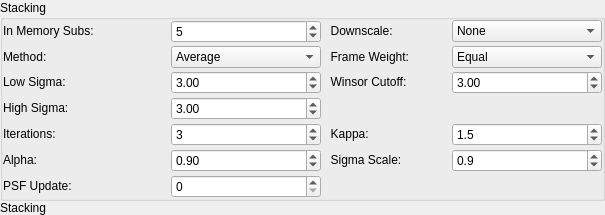
      <widget class="MinimizeWidget" name="StackingMinimizeWidget">
       <layout class="QVBoxLayout" name="StackingUnusedVerticalLayout">
        <property name="spacing">
         <number>0</number>
        </property>
        <property name="leftMargin">
         <number>0</number>
        </property>
        <property name="topMargin">
         <number>0</number>
        </property>
        <property name="rightMargin">
         <number>0</number>
        </property>
        <property name="bottomMargin">
         <number>0</number>
        </property>
        <item>
         <widget class="QGroupBox" name="StackingGroupBox">
          <property name="sizePolicy">
           <sizepolicy hsizetype="Fixed" vsizetype="Fixed">
            <horstretch>0</horstretch>
            <verstretch>0</verstretch>
           </sizepolicy>
          </property>
          <property name="minimumSize">
           <size>
            <width>600</width>
            <height>0</height>
           </size>
          </property>
          <property name="toolTip">
           <string>&lt;html&gt;&lt;head/&gt;&lt;body&gt;&lt;p&gt;The maximum number of subs held in memory whilst processing. The larger the value, the better the quality of the stacking process, but at the cost of more processing time and memory used.&lt;/p&gt;&lt;p&gt;&lt;br/&gt;&lt;/p&gt;&lt;p&gt;Processes such as sigma clipping will use this many subs to calculate statistics to use on all subs.&lt;/p&gt;&lt;/body&gt;&lt;/html&gt;</string>
          </property>
          <property name="title">
           <string>Stacking</string>
          </property>
          <layout class="QGridLayout" name="gridLayout_2">
           <property name="sizeConstraint">
            <enum>QLayout::SetDefaultConstraint</enum>
           </property>
           <property name="leftMargin">
            <number>0</number>
           </property>
           <property name="topMargin">
            <number>0</number>
           </property>
           <property name="rightMargin">
            <number>0</number>
           </property>
           <property name="bottomMargin">
            <number>0</number>
           </property>
           <property name="spacing">
            <number>3</number>
           </property>
           <item row="5" column="3">
            <widget class="QDoubleSpinBox" name="WinsorCutoff">
             <property name="sizePolicy">
              <sizepolicy hsizetype="Fixed" vsizetype="Fixed">
               <horstretch>0</horstretch>
               <verstretch>0</verstretch>
              </sizepolicy>
             </property>
             <property name="minimumSize">
              <size>
               <width>150</width>
               <height>0</height>
              </size>
             </property>
             <property name="toolTip">
              <string>&lt;html&gt;&lt;head/&gt;&lt;body&gt;&lt;p&gt;Winsorization cutoff in units of sigma to be used in pixel rejection.&lt;/p&gt;&lt;/body&gt;&lt;/html&gt;</string>
             </property>
             <property name="maximum">
              <double>10.000000000000000</double>
             </property>
             <property name="value">
              <double>3.000000000000000</double>
             </property>
            </widget>
           </item>
           <item row="8" column="3">
            <widget class="QDoubleSpinBox" name="Sigma">
             <property name="toolTip">
              <string>&lt;html&gt;&lt;head/&gt;&lt;body&gt;&lt;p&gt;Sigma Scale is the MAD multiplier to remove outliers (usually in the range 0.6 - 0.9)&lt;/p&gt;&lt;/body&gt;&lt;/html&gt;</string>
             </property>
             <property name="decimals">
              <number>1</number>
             </property>
             <property name="minimum">
              <double>0.100000000000000</double>
             </property>
             <property name="maximum">
              <double>2.000000000000000</double>
             </property>
             <property name="singleStep">
              <double>0.100000000000000</double>
             </property>
             <property name="value">
              <double>0.900000000000000</double>
             </property>
            </widget>
           </item>
           <item row="8" column="2">
            <widget class="QLabel" name="SigmaLabel">
             <property name="sizePolicy">
              <sizepolicy hsizetype="Fixed" vsizetype="Fixed">
               <horstretch>0</horstretch>
               <verstretch>0</verstretch>
              </sizepolicy>
             </property>
             <property name="minimumSize">
              <size>
               <width>125</width>
               <height>0</height>
              </size>
             </property>
             <property name="toolTip">
              <string>&lt;html&gt;&lt;head/&gt;&lt;body&gt;&lt;p&gt;Sigma Scale is the MAD multiplier to remove outliers (usually in the range 0.6 - 0.9)&lt;/p&gt;&lt;/body&gt;&lt;/html&gt;</string>
             </property>
             <property name="text">
              <string>  Sigma Scale:</string>
             </property>
            </widget>
           </item>
           <item row="8" column="1">
            <widget class="QDoubleSpinBox" name="Alpha">
             <property name="toolTip">
              <string>&lt;html&gt;&lt;head/&gt;&lt;body&gt;&lt;p&gt;Relaxation / damping between iterations. 1.0 = no damping, &amp;lt;1.0 = smoother (but slower convergence).&lt;/p&gt;&lt;p&gt;Usual values 0.7 - 0.9&lt;/p&gt;&lt;/body&gt;&lt;/html&gt;</string>
             </property>
             <property name="minimum">
              <double>0.500000000000000</double>
             </property>
             <property name="maximum">
              <double>1.000000000000000</double>
             </property>
             <property name="singleStep">
              <double>0.100000000000000</double>
             </property>
             <property name="value">
              <double>0.900000000000000</double>
             </property>
            </widget>
           </item>
           <item row="6" column="0">
            <widget class="QLabel" name="HighSigmaLabel">
             <property name="sizePolicy">
              <sizepolicy hsizetype="Fixed" vsizetype="Fixed">
               <horstretch>0</horstretch>
               <verstretch>0</verstretch>
              </sizepolicy>
             </property>
             <property name="minimumSize">
              <size>
               <width>165</width>
               <height>0</height>
              </size>
             </property>
             <property name="toolTip">
              <string>&lt;html&gt;&lt;head/&gt;&lt;body&gt;&lt;p&gt;Value of High Sigma to be used in pixel rejection.&lt;/p&gt;&lt;/body&gt;&lt;/html&gt;</string>
             </property>
             <property name="text">
              <string>High Sigma:</string>
             </property>
             <property name="buddy">
              <cstring>HighSigma</cstring>
             </property>
            </widget>
           </item>
           <item row="1" column="0">
            <widget class="QLabel" name="StackingMethodLabel">
             <property name="sizePolicy">
              <sizepolicy hsizetype="Fixed" vsizetype="Fixed">
               <horstretch>0</horstretch>
               <verstretch>0</verstretch>
              </sizepolicy>
             </property>
             <property name="minimumSize">
              <size>
               <width>165</width>
               <height>0</height>
              </size>
             </property>
             <property name="toolTip">
              <string>&lt;html&gt;&lt;head/&gt;&lt;body&gt;&lt;p&gt;Pixel rejection algorithm:&lt;/p&gt;&lt;p&gt;- None. No rejection is applied.&lt;/p&gt;&lt;p&gt;- Sigma Clipping. Outlying pixels are rejected.&lt;/p&gt;&lt;p&gt;- Winsorized Sigma Clipping. Winsorized version of sigma clipping&lt;/p&gt;&lt;p&gt;- ImageMM. Implements ImageMM stacking as per https://iopscience.iop.org/article/10.3847/1538-3881/adfb72 NOTE: this method is very resource intensive&lt;/p&gt;&lt;/body&gt;&lt;/html&gt;</string>
             </property>
             <property name="text">
              <string>Method:</string>
             </property>
             <property name="buddy">
              <cstring>StackingMethod</cstring>
             </property>
            </widget>
           </item>
           <item row="6" column="1">
            <widget class="QDoubleSpinBox" name="HighSigma">
             <property name="sizePolicy">
              <sizepolicy hsizetype="Fixed" vsizetype="Fixed">
               <horstretch>0</horstretch>
               <verstretch>0</verstretch>
              </sizepolicy>
             </property>
             <property name="minimumSize">
              <size>
               <width>150</width>
               <height>0</height>
              </size>
             </property>
             <property name="toolTip">
              <string>&lt;html&gt;&lt;head/&gt;&lt;body&gt;&lt;p&gt;Value of High Sigma to be used in pixel rejection.&lt;/p&gt;&lt;/body&gt;&lt;/html&gt;</string>
             </property>
             <property name="maximum">
              <double>10.000000000000000</double>
             </property>
             <property name="value">
              <double>3.000000000000000</double>
             </property>
            </widget>
           </item>
           <item row="0" column="0">
            <widget class="QLabel" name="InMemoryLabel">
             <property name="sizePolicy">
              <sizepolicy hsizetype="Fixed" vsizetype="Fixed">
               <horstretch>0</horstretch>
               <verstretch>0</verstretch>
              </sizepolicy>
             </property>
             <property name="minimumSize">
              <size>
               <width>165</width>
               <height>0</height>
              </size>
             </property>
             <property name="toolTip">
              <string>&lt;html&gt;&lt;head/&gt;&lt;body&gt;&lt;p&gt;The maximum number of subs held in memory whilst processing. The larger the value, the better the quality of the stacking process, but at the cost of more processing time and memory used.&lt;/p&gt;&lt;p&gt;Processes such as sigma clipping will use this many subs to calculate statistics to use on all subs.&lt;/p&gt;&lt;/body&gt;&lt;/html&gt;</string>
             </property>
             <property name="text">
              <string>In Memory Subs:</string>
             </property>
             <property name="buddy">
              <cstring>NumInMem</cstring>
             </property>
            </widget>
           </item>
           <item row="7" column="2">
            <widget class="QLabel" name="KappaLabel">
             <property name="sizePolicy">
              <sizepolicy hsizetype="Fixed" vsizetype="Fixed">
               <horstretch>0</horstretch>
               <verstretch>0</verstretch>
              </sizepolicy>
             </property>
             <property name="minimumSize">
              <size>
               <width>125</width>
               <height>0</height>
              </size>
             </property>
             <property name="toolTip">
              <string>&lt;html&gt;&lt;head/&gt;&lt;body&gt;&lt;p&gt;Kappa clamps the pixel update in the range 1/kappa to kappa versus the original value. So 1 means no change, the higher kappa the larger the possible updates.&lt;/p&gt;&lt;p&gt;Usual values are in the range 1.5 to 2.0. Reduce if images appear over processed, e.g. star ringing.&lt;/p&gt;&lt;/body&gt;&lt;/html&gt;</string>
             </property>
             <property name="text">
              <string>  Kappa:</string>
             </property>
             <property name="buddy">
              <cstring>Kappa</cstring>
             </property>
            </widget>
           </item>
           <item row="1" column="3">
            <widget class="QComboBox" name="Weighting">
             <property name="sizePolicy">
              <sizepolicy hsizetype="Fixed" vsizetype="Fixed">
               <horstretch>0</horstretch>
               <verstretch>0</verstretch>
              </sizepolicy>
             </property>
             <property name="minimumSize">
              <size>
               <width>150</width>
               <height>0</height>
              </size>
             </property>
             <property name="toolTip">
              <string>&lt;html&gt;&lt;head/&gt;&lt;body&gt;&lt;p&gt;Frame weighting:&lt;/p&gt;&lt;p&gt;- Equal. All frames have the same weight.&lt;/p&gt;&lt;p&gt;- HFR. Frames are weighted by 1 / Average HFR.&lt;/p&gt;&lt;p&gt;- Num Stars. Frames are weighted by the number of stars detected in the frame.&lt;/p&gt;&lt;/body&gt;&lt;/html&gt;</string>
             </property>
             <item>
              <property name="text">
               <string>Equal</string>
              </property>
             </item>
             <item>
              <property name="text">
               <string>HFR</string>
              </property>
             </item>
             <item>
              <property name="text">
               <string>Num Stars</string>
              </property>
             </item>
            </widget>
           </item>
           <item row="0" column="3">
            <widget class="QComboBox" name="LSDownscale">
             <property name="sizePolicy">
              <sizepolicy hsizetype="Fixed" vsizetype="Fixed">
               <horstretch>0</horstretch>
               <verstretch>0</verstretch>
              </sizepolicy>
             </property>
             <property name="minimumSize">
              <size>
               <width>150</width>
               <height>0</height>
              </size>
             </property>
             <property name="toolTip">
              <string>&lt;html&gt;&lt;head/&gt;&lt;body&gt;&lt;p&gt;Downscale images:&lt;/p&gt;&lt;p&gt;- None. No downscaling applied .&lt;/p&gt;&lt;p&gt;- 2x2. Subs and masters are downscaled 2x2.&lt;/p&gt;&lt;p&gt;- 3x3. Subs and masters are downscaled 3x3.&lt;/p&gt;&lt;p&gt;- 4x4. Subs and masters are downscaled 4x4.&lt;/p&gt;&lt;/body&gt;&lt;/html&gt;</string>
             </property>
             <property name="currentText">
              <string>None</string>
             </property>
             <item>
              <property name="text">
               <string>None</string>
              </property>
             </item>
             <item>
              <property name="text">
               <string>2x2</string>
              </property>
             </item>
             <item>
              <property name="text">
               <string>3x3</string>
              </property>
             </item>
             <item>
              <property name="text">
               <string>4x4</string>
              </property>
             </item>
            </widget>
           </item>
           <item row="5" column="2">
            <widget class="QLabel" name="WinsorCutoffLabel">
             <property name="sizePolicy">
              <sizepolicy hsizetype="Fixed" vsizetype="Fixed">
               <horstretch>0</horstretch>
               <verstretch>0</verstretch>
              </sizepolicy>
             </property>
             <property name="minimumSize">
              <size>
               <width>125</width>
               <height>0</height>
              </size>
             </property>
             <property name="toolTip">
              <string>&lt;html&gt;&lt;head/&gt;&lt;body&gt;&lt;p&gt;Winsorization cutoff in units of sigma to be used in pixel rejection.&lt;/p&gt;&lt;/body&gt;&lt;/html&gt;</string>
             </property>
             <property name="text">
              <string>  Winsor Cutoff: </string>
             </property>
             <property name="buddy">
              <cstring>WinsorCutoff</cstring>
             </property>
            </widget>
           </item>
           <item row="0" column="2">
            <widget class="QLabel" name="DownscaleLabel">
             <property name="sizePolicy">
              <sizepolicy hsizetype="Fixed" vsizetype="Fixed">
               <horstretch>0</horstretch>
               <verstretch>0</verstretch>
              </sizepolicy>
             </property>
             <property name="minimumSize">
              <size>
               <width>125</width>
               <height>0</height>
              </size>
             </property>
             <property name="toolTip">
              <string>&lt;html&gt;&lt;head/&gt;&lt;body&gt;&lt;p&gt;Downscale images:&lt;/p&gt;&lt;p&gt;- None. No downscaling applied .&lt;/p&gt;&lt;p&gt;- 2x2. Subs and masters are downscaled 2x2.&lt;/p&gt;&lt;p&gt;- 3x3. Subs and masters are downscaled 3x3.&lt;/p&gt;&lt;p&gt;- 4x4. Subs and masters are downscaled 4x4.&lt;/p&gt;&lt;/body&gt;&lt;/html&gt;</string>
             </property>
             <property name="text">
              <string>  Downscale: </string>
             </property>
             <property name="buddy">
              <cstring>LSDownscale</cstring>
             </property>
            </widget>
           </item>
           <item row="5" column="0">
            <widget class="QLabel" name="LowSigmaLabel">
             <property name="sizePolicy">
              <sizepolicy hsizetype="Fixed" vsizetype="Fixed">
               <horstretch>0</horstretch>
               <verstretch>0</verstretch>
              </sizepolicy>
             </property>
             <property name="minimumSize">
              <size>
               <width>165</width>
               <height>0</height>
              </size>
             </property>
             <property name="toolTip">
              <string>&lt;html&gt;&lt;head/&gt;&lt;body&gt;&lt;p&gt;Value of Low Sigma to be used in pixel rejection.&lt;/p&gt;&lt;/body&gt;&lt;/html&gt;</string>
             </property>
             <property name="text">
              <string>Low Sigma:</string>
             </property>
             <property name="buddy">
              <cstring>LowSigma</cstring>
             </property>
            </widget>
           </item>
           <item row="1" column="1">
            <widget class="QComboBox" name="StackingMethod">
             <property name="sizePolicy">
              <sizepolicy hsizetype="Fixed" vsizetype="Fixed">
               <horstretch>0</horstretch>
               <verstretch>0</verstretch>
              </sizepolicy>
             </property>
             <property name="minimumSize">
              <size>
               <width>150</width>
               <height>0</height>
              </size>
             </property>
             <property name="toolTip">
              <string>&lt;html&gt;&lt;head/&gt;&lt;body&gt;&lt;p&gt;Stacking method:&lt;/p&gt;&lt;p&gt;- Average. Uses a simple mean average. No pixel rejection is applied.&lt;/p&gt;&lt;p&gt;- Sigma Clipping. Outlying pixels are rejected.&lt;/p&gt;&lt;p&gt;- Winsorized Sigma Clipping. Winsorized version of sigma clipping&lt;/p&gt;&lt;p&gt;- ImageMM. Implements ImageMM stacking as per https://iopscience.iop.org/article/10.3847/1538-3881/adfb72 NOTE: this method is very resource intensive&lt;/p&gt;&lt;/body&gt;&lt;/html&gt;</string>
             </property>
             <property name="currentText">
              <string>Average</string>
             </property>
             <property name="currentIndex">
              <number>0</number>
             </property>
             <item>
              <property name="text">
               <string>Average</string>
              </property>
             </item>
             <item>
              <property name="text">
               <string>Sigma Clipping</string>
              </property>
             </item>
             <item>
              <property name="text">
               <string>Winsorized SC</string>
              </property>
             </item>
             <item>
              <property name="text">
               <string>ImageMM</string>
              </property>
             </item>
            </widget>
           </item>
           <item row="5" column="1">
            <widget class="QDoubleSpinBox" name="LowSigma">
             <property name="sizePolicy">
              <sizepolicy hsizetype="Fixed" vsizetype="Fixed">
               <horstretch>0</horstretch>
               <verstretch>0</verstretch>
              </sizepolicy>
             </property>
             <property name="minimumSize">
              <size>
               <width>150</width>
               <height>0</height>
              </size>
             </property>
             <property name="toolTip">
              <string>&lt;html&gt;&lt;head/&gt;&lt;body&gt;&lt;p&gt;Value of Low Sigma to be used in pixel rejection.&lt;/p&gt;&lt;/body&gt;&lt;/html&gt;</string>
             </property>
             <property name="maximum">
              <double>10.000000000000000</double>
             </property>
             <property name="value">
              <double>3.000000000000000</double>
             </property>
            </widget>
           </item>
           <item row="1" column="2">
            <widget class="QLabel" name="WeightingLabel">
             <property name="sizePolicy">
              <sizepolicy hsizetype="Fixed" vsizetype="Fixed">
               <horstretch>0</horstretch>
               <verstretch>0</verstretch>
              </sizepolicy>
             </property>
             <property name="minimumSize">
              <size>
               <width>125</width>
               <height>0</height>
              </size>
             </property>
             <property name="toolTip">
              <string>&lt;html&gt;&lt;head/&gt;&lt;body&gt;&lt;p&gt;Frame weighting:&lt;/p&gt;&lt;p&gt;- Equal. All frames have the same weight.&lt;/p&gt;&lt;p&gt;- HFR. Frames are weighted by 1 / Average HFR.&lt;/p&gt;&lt;p&gt;- Num Stars. Frames are weighted by the number of stars detected in the frame.&lt;/p&gt;&lt;/body&gt;&lt;/html&gt;</string>
             </property>
             <property name="text">
              <string>  Frame Weight: </string>
             </property>
             <property name="buddy">
              <cstring>Weighting</cstring>
             </property>
            </widget>
           </item>
           <item row="7" column="3">
            <widget class="QDoubleSpinBox" name="Kappa">
             <property name="sizePolicy">
              <sizepolicy hsizetype="Fixed" vsizetype="Fixed">
               <horstretch>0</horstretch>
               <verstretch>0</verstretch>
              </sizepolicy>
             </property>
             <property name="minimumSize">
              <size>
               <width>150</width>
               <height>0</height>
              </size>
             </property>
             <property name="toolTip">
              <string>&lt;html&gt;&lt;head/&gt;&lt;body&gt;&lt;p&gt;Kappa clamps the pixel update in the range 1/kappa to kappa versus the original value. So 1 means no change, the higher kappa the larger the possible updates.&lt;/p&gt;&lt;p&gt;Usual values are in the range 1.5 to 2.0. Reduce if images appear over processed, e.g. star ringing.&lt;/p&gt;&lt;/body&gt;&lt;/html&gt;</string>
             </property>
             <property name="decimals">
              <number>1</number>
             </property>
             <property name="minimum">
              <double>1.000000000000000</double>
             </property>
             <property name="maximum">
              <double>10.000000000000000</double>
             </property>
             <property name="singleStep">
              <double>0.100000000000000</double>
             </property>
             <property name="value">
              <double>1.500000000000000</double>
             </property>
            </widget>
           </item>
           <item row="8" column="0">
            <widget class="QLabel" name="AlphaLabel">
             <property name="sizePolicy">
              <sizepolicy hsizetype="Fixed" vsizetype="Fixed">
               <horstretch>0</horstretch>
               <verstretch>0</verstretch>
              </sizepolicy>
             </property>
             <property name="minimumSize">
              <size>
               <width>165</width>
               <height>0</height>
              </size>
             </property>
             <property name="toolTip">
              <string>&lt;html&gt;&lt;head/&gt;&lt;body&gt;&lt;p&gt;Relaxation / damping between iterations. 1.0 = no damping, &amp;lt;1.0 = smoother (but slower convergence).&lt;/p&gt;&lt;p&gt;Usual values 0.7 - 0.9&lt;/p&gt;&lt;/body&gt;&lt;/html&gt;</string>
             </property>
             <property name="text">
              <string>Alpha:</string>
             </property>
             <property name="buddy">
              <cstring>Alpha</cstring>
             </property>
            </widget>
           </item>
           <item row="7" column="1">
            <widget class="QSpinBox" name="Iterations">
             <property name="sizePolicy">
              <sizepolicy hsizetype="Fixed" vsizetype="Fixed">
               <horstretch>0</horstretch>
               <verstretch>0</verstretch>
              </sizepolicy>
             </property>
             <property name="minimumSize">
              <size>
               <width>150</width>
               <height>0</height>
              </size>
             </property>
             <property name="toolTip">
              <string>&lt;html&gt;&lt;head/&gt;&lt;body&gt;&lt;p&gt;Number of iterations. Keep low to minimize processing overhead&lt;/p&gt;&lt;/body&gt;&lt;/html&gt;</string>
             </property>
             <property name="minimum">
              <number>1</number>
             </property>
             <property name="maximum">
              <number>20</number>
             </property>
             <property name="value">
              <number>3</number>
             </property>
            </widget>
           </item>
           <item row="0" column="1">
            <widget class="QSpinBox" name="NumInMem">
             <property name="sizePolicy">
              <sizepolicy hsizetype="Fixed" vsizetype="Fixed">
               <horstretch>0</horstretch>
               <verstretch>0</verstretch>
              </sizepolicy>
             </property>
             <property name="minimumSize">
              <size>
               <width>150</width>
               <height>0</height>
              </size>
             </property>
             <property name="toolTip">
              <string>&lt;html&gt;&lt;head/&gt;&lt;body&gt;&lt;p&gt;The maximum number of subs held in memory whilst processing. The larger the value, the better the quality of the stacking process, but at the cost of more processing time and memory used.&lt;/p&gt;&lt;p&gt;Processes such as sigma clipping will use this many subs to calculate statistics to use on all subs.&lt;/p&gt;&lt;/body&gt;&lt;/html&gt;</string>
             </property>
             <property name="minimum">
              <number>2</number>
             </property>
             <property name="maximum">
              <number>100</number>
             </property>
             <property name="value">
              <number>5</number>
             </property>
            </widget>
           </item>
           <item row="7" column="0">
            <widget class="QLabel" name="IterationsLabel">
             <property name="sizePolicy">
              <sizepolicy hsizetype="Fixed" vsizetype="Fixed">
               <horstretch>0</horstretch>
               <verstretch>0</verstretch>
              </sizepolicy>
             </property>
             <property name="minimumSize">
              <size>
               <width>165</width>
               <height>0</height>
              </size>
             </property>
             <property name="toolTip">
              <string>&lt;html&gt;&lt;head/&gt;&lt;body&gt;&lt;p&gt;Number of iterations. Keep low to minimize processing overhead&lt;/p&gt;&lt;/body&gt;&lt;/html&gt;</string>
             </property>
             <property name="text">
              <string>Iterations:</string>
             </property>
             <property name="buddy">
              <cstring>Iterations</cstring>
             </property>
            </widget>
           </item>
           <item row="9" column="0">
            <widget class="QLabel" name="PSFUpdateLabel">
             <property name="sizePolicy">
              <sizepolicy hsizetype="Fixed" vsizetype="Fixed">
               <horstretch>0</horstretch>
               <verstretch>0</verstretch>
              </sizepolicy>
             </property>
             <property name="minimumSize">
              <size>
               <width>165</width>
               <height>0</height>
              </size>
             </property>
             <property name="toolTip">
              <string>&lt;html&gt;&lt;head/&gt;&lt;body&gt;&lt;p&gt;Adapt PSF used in ImageMM algorithm.&lt;/p&gt;&lt;p&gt;0 = no PSF Update&lt;/p&gt;&lt;p&gt;n = update PSF every n iterations&lt;/p&gt;&lt;p&gt;&lt;br/&gt;&lt;/p&gt;&lt;p&gt;Can cause star ringing if applied too frequently.&lt;/p&gt;&lt;/body&gt;&lt;/html&gt;</string>
             </property>
             <property name="text">
              <string>PSF Update:</string>
             </property>
             <property name="buddy">
              <cstring>PSFUpdate</cstring>
             </property>
            </widget>
           </item>
           <item row="9" column="1">
            <widget class="QSpinBox" name="PSFUpdate">
             <property name="sizePolicy">
              <sizepolicy hsizetype="Fixed" vsizetype="Fixed">
               <horstretch>0</horstretch>
               <verstretch>0</verstretch>
              </sizepolicy>
             </property>
             <property name="minimumSize">
              <size>
               <width>150</width>
               <height>0</height>
              </size>
             </property>
             <property name="toolTip">
              <string>&lt;html&gt;&lt;head/&gt;&lt;body&gt;&lt;p&gt;Adapt PSF used in ImageMM algorithm.&lt;/p&gt;&lt;p&gt;0 = no PSF Update&lt;/p&gt;&lt;p&gt;n = update PSF every n iterations&lt;/p&gt;&lt;p&gt;&lt;br/&gt;&lt;/p&gt;&lt;p&gt;Can cause star ringing if applied too frequently.&lt;/p&gt;&lt;p&gt;&lt;br/&gt;&lt;/p&gt;&lt;/body&gt;&lt;/html&gt;</string>
             </property>
             <property name="maximum">
              <number>20</number>
             </property>
            </widget>
           </item>
          </layout>
         </widget>
        </item>
        <item>
         <widget class="QLabel" name="StackingMinimized">
          <property name="toolTip">
           <string>Configure stacking options in this section.</string>
          </property>
          <property name="text">
           <string>Stacking</string>
          </property>
         </widget>
        </item>
       </layout>
      </widget>
